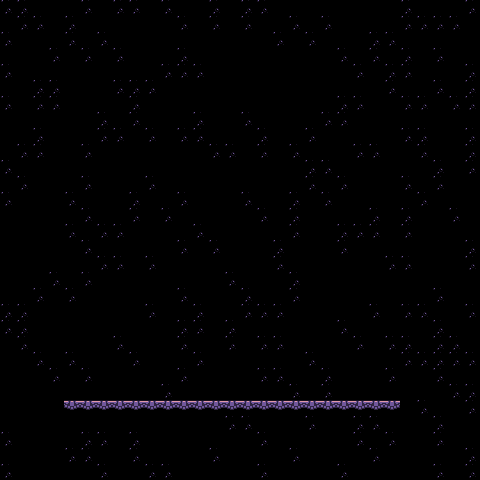

The image is a tile-based game level rendered from a .tmx file. Its description and complete source (layers, tilesets, objects, tile grids) follow:
An orthogonal 30x30 tile map with 16x16 px tiles, 3 tile layers (Фон, Декорации, Препятствия) and 4 objects (4x spawnpoint).

<map version="1.10" tiledversion="1.10.1" orientation="orthogonal" renderorder="right-down" width="30" height="30" tilewidth="16" tileheight="16" infinite="0" nextlayerid="5" nextobjectid="21">
 <properties>
  <property name="Scale" type="int" value="1" />
 </properties>
 <tileset firstgid="1" source="testset.tsx" />
 <layer id="3" name="Фон" width="30" height="30">
  <properties>
   <property name="Collision" type="bool" value="false" />
  </properties>
  <data encoding="csv">
39,39,19,19,19,39,19,39,39,19,39,19,19,39,19,39,39,19,19,19,19,19,19,19,19,39,19,19,19,39,
19,39,39,19,39,19,19,19,19,19,19,39,19,39,19,39,19,19,39,19,39,19,19,19,19,39,39,39,39,19,
39,19,19,19,39,19,39,19,19,19,19,19,19,19,19,19,19,39,19,39,19,19,19,39,39,19,19,19,19,19,
19,19,19,39,19,39,19,39,19,19,19,39,19,19,19,19,19,19,19,19,19,39,19,39,19,39,19,39,19,19,
39,19,19,19,19,19,19,19,19,19,39,39,39,19,19,19,19,19,19,19,19,19,39,19,39,39,19,19,19,39,
19,19,39,39,19,19,19,39,39,39,19,19,19,19,19,19,19,19,19,19,19,19,19,19,39,19,19,39,19,39,
39,19,39,39,19,19,19,19,39,19,19,19,19,19,19,19,19,19,19,19,19,39,39,19,19,39,39,19,39,39,
19,19,19,19,19,19,39,19,39,19,19,19,39,19,19,39,19,19,19,19,39,39,19,19,19,19,19,19,19,19,
19,19,39,19,19,19,39,39,19,39,19,39,39,19,19,19,39,19,19,39,19,19,19,19,19,39,39,19,19,39,
19,39,39,19,19,39,19,19,19,19,19,19,19,39,39,19,39,19,39,19,19,19,39,39,19,19,39,19,19,39,
39,19,19,19,19,19,19,19,19,19,19,19,19,19,19,19,19,19,19,39,39,19,19,19,19,19,19,39,19,39,
19,39,19,19,19,39,19,19,19,39,19,19,19,19,19,19,19,19,19,39,19,39,19,19,19,39,19,39,19,19,
39,19,19,19,39,19,19,19,39,19,19,39,19,19,19,39,19,19,39,19,39,19,19,19,19,19,39,19,19,19,
19,19,19,19,19,39,19,19,39,19,39,19,19,19,19,19,39,19,39,19,19,19,19,39,19,39,19,19,39,19,
19,19,19,19,39,19,39,39,19,19,19,19,39,19,19,19,19,19,39,19,19,39,39,39,19,39,19,19,19,19,
19,19,19,19,19,39,19,19,19,19,19,39,19,39,19,19,19,39,19,19,19,39,19,19,19,19,19,19,19,39,
19,19,19,19,19,19,39,39,19,39,19,19,19,19,19,19,19,39,19,19,19,19,19,19,39,39,19,19,19,39,
19,19,19,39,19,39,19,19,19,19,19,19,19,19,39,19,19,19,39,19,19,19,19,19,19,19,19,19,19,19,
19,19,39,19,39,19,19,19,19,19,19,39,19,19,19,39,19,19,39,19,19,19,19,19,19,19,19,39,19,19,
39,39,19,19,19,19,19,19,19,39,19,19,39,19,19,39,39,39,19,19,19,19,19,39,19,39,39,19,19,39,
39,39,19,19,19,19,19,19,19,19,19,39,39,19,39,19,19,19,19,19,19,39,19,19,19,19,19,39,19,19,
19,39,19,19,19,19,19,39,19,19,19,39,19,19,39,19,39,39,19,19,19,19,39,19,39,39,19,39,39,19,
19,19,39,19,39,19,19,19,39,19,19,19,39,19,19,19,19,19,19,39,19,19,19,19,19,39,39,39,39,39,
19,19,19,39,19,39,19,19,19,19,19,39,19,19,19,19,39,39,19,19,39,19,19,19,39,19,19,39,19,19,
19,19,19,19,19,19,19,19,19,19,39,19,19,19,19,19,19,19,39,19,39,19,19,19,19,19,19,19,39,39,
19,19,19,19,19,19,19,19,19,19,19,19,19,19,19,19,19,19,19,19,19,39,19,19,19,19,39,19,19,39,
19,19,19,19,19,19,19,19,19,19,19,19,19,19,39,39,19,19,19,39,19,19,39,39,19,19,19,39,19,19,
39,19,19,19,19,39,39,19,39,19,19,19,19,19,19,19,39,19,19,19,19,19,39,19,39,19,19,39,19,19,
19,19,19,19,39,39,19,19,39,19,19,19,19,39,19,19,19,19,39,19,19,19,19,39,19,19,19,19,19,39,
39,19,19,19,19,19,39,19,19,39,39,19,19,19,19,19,39,19,19,19,19,39,19,19,19,19,19,39,19,39
</data>
 </layer>
 <layer id="2" name="Декорации" width="30" height="30">
  <properties>
   <property name="Collision" type="bool" value="false" />
  </properties>
  <data encoding="csv">
0,0,0,0,0,0,0,0,0,0,0,0,0,0,0,0,0,0,0,0,0,0,0,0,0,0,0,0,0,0,
0,0,0,0,0,0,0,0,0,0,0,0,0,0,0,0,0,0,0,0,0,0,0,0,0,0,0,0,0,0,
0,0,0,0,0,0,0,0,0,0,0,0,0,0,0,0,0,0,0,0,0,0,0,0,0,0,0,0,0,0,
0,0,0,0,0,0,0,0,0,0,0,0,0,0,0,0,0,0,0,0,0,0,0,0,0,0,0,0,0,0,
0,0,0,0,0,0,0,0,0,0,0,0,0,0,0,0,0,0,0,0,0,0,0,0,0,0,0,0,0,0,
0,0,0,0,0,0,0,0,0,0,0,0,0,0,0,0,0,0,0,0,0,0,0,0,0,0,0,0,0,0,
0,0,0,0,0,0,0,0,0,0,0,0,0,0,0,0,0,0,0,0,0,0,0,0,0,0,0,0,0,0,
0,0,0,0,0,0,0,0,0,0,0,0,0,0,0,0,0,0,0,0,0,0,0,0,0,0,0,0,0,0,
0,0,0,0,0,0,0,0,0,0,0,0,0,0,0,0,0,0,0,0,0,0,0,0,0,0,0,0,0,0,
0,0,0,0,0,0,0,0,0,0,0,0,0,0,0,0,0,0,0,0,0,0,0,0,0,0,0,0,0,0,
0,0,0,0,0,0,0,0,0,0,0,0,0,0,0,0,0,0,0,0,0,0,0,0,0,0,0,0,0,0,
0,0,0,0,0,0,0,0,0,0,0,0,0,0,0,0,0,0,0,0,0,0,0,0,0,0,0,0,0,0,
0,0,0,0,0,0,0,0,0,0,0,0,0,0,0,0,0,0,0,0,0,0,0,0,0,0,0,0,0,0,
0,0,0,0,0,0,0,0,0,0,0,0,0,0,0,0,0,0,0,0,0,0,0,0,0,0,0,0,0,0,
0,0,0,0,0,0,0,0,0,0,0,0,0,0,0,0,0,0,0,0,0,0,0,0,0,0,0,0,0,0,
0,0,0,0,0,0,0,0,0,0,0,0,0,0,0,0,0,0,0,0,0,0,0,0,0,0,0,0,0,0,
0,0,0,0,0,0,0,0,0,0,0,0,0,0,0,0,0,0,0,0,0,0,0,0,0,0,0,0,0,0,
0,0,0,0,0,0,0,0,0,0,0,0,0,0,0,0,0,0,0,0,0,0,0,0,0,0,0,0,0,0,
0,0,0,0,0,0,0,0,0,0,0,0,0,0,0,0,0,0,0,0,0,0,0,0,0,0,0,0,0,0,
0,0,0,0,0,0,0,0,0,0,0,0,0,0,0,0,0,0,0,0,0,0,0,0,0,0,0,0,0,0,
0,0,0,0,0,0,0,0,0,0,0,0,0,0,0,0,0,0,0,0,0,0,0,0,0,0,0,0,0,0,
0,0,0,0,0,0,0,0,0,0,0,0,0,0,0,0,0,0,0,0,0,0,0,0,0,0,0,0,0,0,
0,0,0,0,0,0,0,0,0,0,0,0,0,0,0,0,0,0,0,0,0,0,0,0,0,0,0,0,0,0,
0,0,0,0,0,0,0,0,0,0,0,0,0,0,0,0,0,0,0,0,0,0,0,0,0,0,0,0,0,0,
0,0,0,0,0,0,0,0,0,0,0,0,0,0,0,0,0,0,0,0,0,0,0,0,0,0,0,0,0,0,
0,0,0,0,0,0,0,0,0,0,0,0,0,0,0,0,0,0,0,0,0,0,0,0,0,0,0,0,0,0,
0,0,0,0,0,0,0,0,0,0,0,0,0,0,0,0,0,0,0,0,0,0,0,0,0,0,0,0,0,0,
0,0,0,0,0,0,0,0,0,0,0,0,0,0,0,0,0,0,0,0,0,0,0,0,0,0,0,0,0,0,
0,0,0,0,0,0,0,0,0,0,0,0,0,0,0,0,0,0,0,0,0,0,0,0,0,0,0,0,0,0,
0,0,0,0,0,0,0,0,0,0,0,0,0,0,0,0,0,0,0,0,0,0,0,0,0,0,0,0,0,0
</data>
 </layer>
 <layer id="1" name="Препятствия" width="30" height="30">
  <properties>
   <property name="Collision" type="bool" value="true" />
  </properties>
  <data encoding="csv">
0,0,0,0,0,0,0,0,0,0,0,0,0,0,0,0,0,0,0,0,0,0,0,0,0,0,0,0,0,0,
0,0,0,0,0,0,0,0,0,0,0,0,0,0,0,0,0,0,0,0,0,0,0,0,0,0,0,0,0,0,
0,0,0,0,0,0,0,0,0,0,0,0,0,0,0,0,0,0,0,0,0,0,0,0,0,0,0,0,0,0,
0,0,0,0,0,0,0,0,0,0,0,0,0,0,0,0,0,0,0,0,0,0,0,0,0,0,0,0,0,0,
0,0,0,0,0,0,0,0,0,0,0,0,0,0,0,0,0,0,0,0,0,0,0,0,0,0,0,0,0,0,
0,0,0,0,0,0,0,0,0,0,0,0,0,0,0,0,0,0,0,0,0,0,0,0,0,0,0,0,0,0,
0,0,0,0,0,0,0,0,0,0,0,0,0,0,0,0,0,0,0,0,0,0,0,0,0,0,0,0,0,0,
0,0,0,0,0,0,0,0,0,0,0,0,0,0,0,0,0,0,0,0,0,0,0,0,0,0,0,0,0,0,
0,0,0,0,0,0,0,0,0,0,0,0,0,0,0,0,0,0,0,0,0,0,0,0,0,0,0,0,0,0,
0,0,0,0,0,0,0,0,0,0,0,0,0,0,0,0,0,0,0,0,0,0,0,0,0,0,0,0,0,0,
0,0,0,0,0,0,0,0,0,0,0,0,0,0,0,0,0,0,0,0,0,0,0,0,0,0,0,0,0,0,
0,0,0,0,0,0,0,0,0,0,0,0,0,0,0,0,0,0,0,0,0,0,0,0,0,0,0,0,0,0,
0,0,0,0,0,0,0,0,0,0,0,0,0,0,0,0,0,0,0,0,0,0,0,0,0,0,0,0,0,0,
0,0,0,0,0,0,0,0,0,0,0,0,0,0,0,0,0,0,0,0,0,0,0,0,0,0,0,0,0,0,
0,0,0,0,0,0,0,0,0,0,0,0,0,0,0,0,0,0,0,0,0,0,0,0,0,0,0,0,0,0,
0,0,0,0,0,0,0,0,0,0,0,0,0,0,0,0,0,0,0,0,0,0,0,0,0,0,0,0,0,0,
0,0,0,0,0,0,0,0,0,0,0,0,0,0,0,0,0,0,0,0,0,0,0,0,0,0,0,0,0,0,
0,0,0,0,0,0,0,0,0,0,0,0,0,0,0,0,0,0,0,0,0,0,0,0,0,0,0,0,0,0,
0,0,0,0,0,0,0,0,0,0,0,0,0,0,0,0,0,0,0,0,0,0,0,0,0,0,0,0,0,0,
0,0,0,0,0,0,0,0,0,0,0,0,0,0,0,0,0,0,0,0,0,0,0,0,0,0,0,0,0,0,
0,0,0,0,0,0,0,0,0,0,0,0,0,0,0,0,0,0,0,0,0,0,0,0,0,0,0,0,0,0,
0,0,0,0,0,0,0,0,0,0,0,0,0,0,0,0,0,0,0,0,0,0,0,0,0,0,0,0,0,0,
0,0,0,0,0,0,0,0,0,0,0,0,0,0,0,0,0,0,0,0,0,0,0,0,0,0,0,0,0,0,
0,0,0,0,0,0,0,0,0,0,0,0,0,0,0,0,0,0,0,0,0,0,0,0,0,0,0,0,0,0,
0,0,0,0,0,0,0,0,0,0,0,0,0,0,0,0,0,0,0,0,0,0,0,0,0,0,0,0,0,0,
0,0,0,0,3,3,3,3,3,3,3,3,3,3,3,3,3,3,3,3,3,3,3,3,3,0,0,0,0,0,
0,0,0,0,0,0,0,0,0,0,0,0,0,0,0,0,0,0,0,0,0,0,0,0,0,0,0,0,0,0,
0,0,0,0,0,0,0,0,0,0,0,0,0,0,0,0,0,0,0,0,0,0,0,0,0,0,0,0,0,0,
0,0,0,0,0,0,0,0,0,0,0,0,0,0,0,0,0,0,0,0,0,0,0,0,0,0,0,0,0,0,
0,0,0,0,0,0,0,0,0,0,0,0,0,0,0,0,0,0,0,0,0,0,0,0,0,0,0,0,0,0
</data>
 </layer>
 <objectgroup id="4" name="Слой объектов 1">
  <object id="17" name="spawnpoint" x="82.4826" y="400.071">
   <point />
  </object>
  <object id="18" name="spawnpoint" x="184.5" y="399.5">
   <point />
  </object>
  <object id="19" name="spawnpoint" x="280.5" y="400">
   <point />
  </object>
  <object id="20" name="spawnpoint" x="359.5" y="399.5">
   <point />
  </object>
 </objectgroup>
</map>
